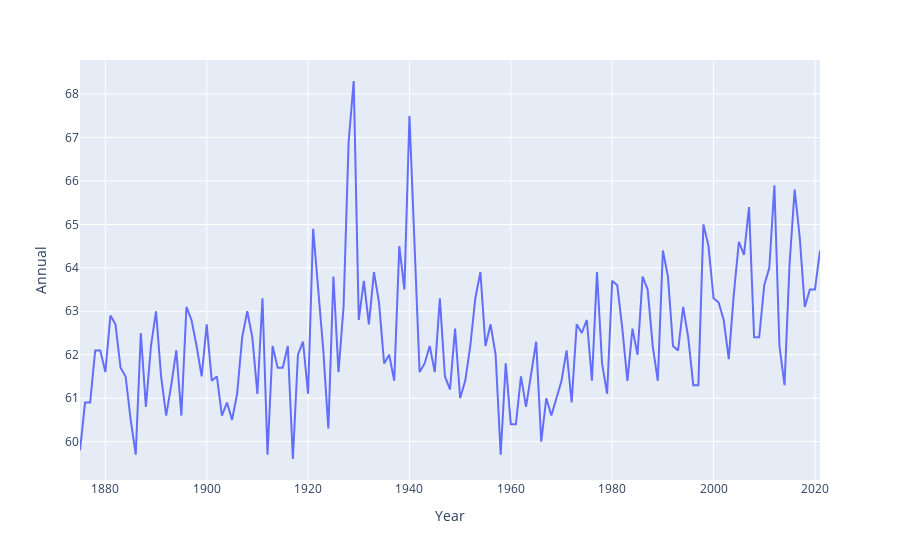

Notebook source saved alongside this figure:
### Markdown cell above
Using the average annual temperatures and some linear regression we can find a statistically significant relationship between the year and the temperature for that year. First we remove some outliers for better analysis. Then from this data we get a positive linear relationship with a the r^2 shown.

### Code cell
px.line(df, x='Year', y='Annual')

### Figure 1 — Plotly figure (JSON) as saved in the notebook; plotly's stock layout.template omitted (floating-point values rounded to 4 significant figures; data arrays with more than 128 entries replaced by an {"elided": "..."} marker saying what was removed)
{"data": [{"hovertemplate": "Year=%{x}<br>Annual=%{y}<extra></extra>", "legendgroup": "", "line": {"color": "#636efa", "dash": "solid"}, "marker": {"symbol": "circle"}, "mode": "lines", "name": "", "orientation": "v", "showlegend": false, "type": "scatter", "x": {"elided": "147 int values"}, "xaxis": "x", "y": {"elided": "147 float values"}, "yaxis": "y"}], "layout": {"legend": {"tracegroupgap": 0}, "margin": {"t": 60}, "xaxis": {"anchor": "y", "domain": [0, 1], "title": {"text": "Year"}}, "yaxis": {"anchor": "x", "domain": [0, 1], "title": {"text": "Annual"}}}}
